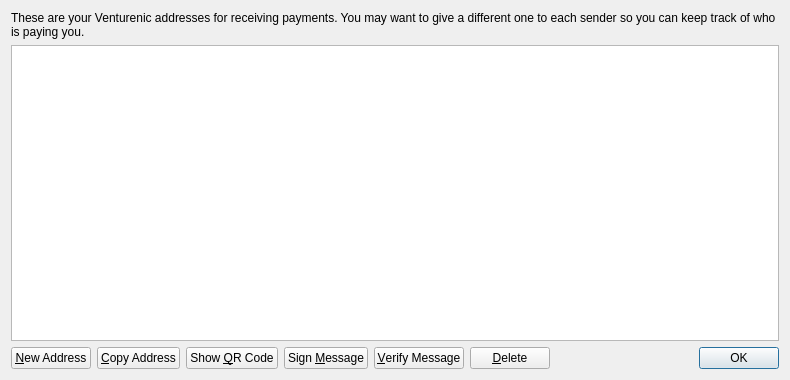
<?xml version="1.0" encoding="UTF-8"?>
<ui version="4.0">
 <class>AddressBookPage</class>
 <widget class="QWidget" name="AddressBookPage">
  <property name="geometry">
   <rect>
    <x>0</x>
    <y>0</y>
    <width>790</width>
    <height>380</height>
   </rect>
  </property>
  <property name="windowTitle">
   <string>Address Book</string>
  </property>
  <layout class="QVBoxLayout" name="verticalLayout">
   <item>
    <widget class="QLabel" name="labelExplanation">
     <property name="text">
      <string>These are your Venturenic addresses for receiving payments. You may want to give a different one to each sender so you can keep track of who is paying you.</string>
     </property>
     <property name="textFormat">
      <enum>Qt::PlainText</enum>
     </property>
     <property name="wordWrap">
      <bool>true</bool>
     </property>
    </widget>
   </item>
   <item>
    <widget class="QTableView" name="tableView">
     <property name="contextMenuPolicy">
      <enum>Qt::CustomContextMenu</enum>
     </property>
     <property name="toolTip">
      <string>Double-click to edit address or label</string>
     </property>
     <property name="tabKeyNavigation">
      <bool>false</bool>
     </property>
     <property name="alternatingRowColors">
      <bool>true</bool>
     </property>
     <property name="selectionMode">
      <enum>QAbstractItemView::SingleSelection</enum>
     </property>
     <property name="selectionBehavior">
      <enum>QAbstractItemView::SelectRows</enum>
     </property>
     <property name="sortingEnabled">
      <bool>true</bool>
     </property>
     <attribute name="verticalHeaderVisible">
      <bool>false</bool>
     </attribute>
    </widget>
   </item>
   <item>
    <layout class="QHBoxLayout" name="horizontalLayout">
     <item>
      <widget class="QPushButton" name="newAddressButton">
       <property name="toolTip">
        <string>Create a new address</string>
       </property>
       <property name="text">
        <string>&amp;New Address</string>
       </property>
       <property name="icon">
        <iconset resource="../bitcoin.qrc">
         <normaloff>:/icons/add</normaloff>:/icons/add</iconset>
       </property>
      </widget>
     </item>
     <item>
      <widget class="QPushButton" name="copyToClipboard">
       <property name="toolTip">
        <string>Copy the currently selected address to the system clipboard</string>
       </property>
       <property name="text">
        <string>&amp;Copy Address</string>
       </property>
       <property name="icon">
        <iconset resource="../bitcoin.qrc">
         <normaloff>:/icons/editcopy</normaloff>:/icons/editcopy</iconset>
       </property>
      </widget>
     </item>
     <item>
      <widget class="QPushButton" name="showQRCode">
       <property name="text">
        <string>Show &amp;QR Code</string>
       </property>
       <property name="icon">
        <iconset resource="../bitcoin.qrc">
         <normaloff>:/icons/qrcode</normaloff>:/icons/qrcode</iconset>
       </property>
      </widget>
     </item>
     <item>
      <widget class="QPushButton" name="signMessage">
       <property name="toolTip">
        <string>Sign a message to prove you own a Venturenic address</string>
       </property>
       <property name="text">
        <string>Sign &amp;Message</string>
       </property>
       <property name="icon">
        <iconset resource="../bitcoin.qrc">
         <normaloff>:/icons/edit</normaloff>:/icons/edit</iconset>
       </property>
      </widget>
     </item>
     <item>
      <widget class="QPushButton" name="verifyMessage">
       <property name="toolTip">
        <string>Verify a message to ensure it was signed with a specified Venturenic address</string>
       </property>
       <property name="text">
        <string>&amp;Verify Message</string>
       </property>
       <property name="icon">
        <iconset resource="../bitcoin.qrc">
         <normaloff>:/icons/transaction_0</normaloff>:/icons/transaction_0</iconset>
       </property>
      </widget>
     </item>
     <item>
      <widget class="QPushButton" name="deleteButton">
       <property name="toolTip">
        <string>Delete the currently selected address from the list</string>
       </property>
       <property name="text">
        <string>&amp;Delete</string>
       </property>
       <property name="icon">
        <iconset resource="../bitcoin.qrc">
         <normaloff>:/icons/remove</normaloff>:/icons/remove</iconset>
       </property>
      </widget>
     </item>
     <item>
      <spacer name="horizontalSpacer">
       <property name="orientation">
        <enum>Qt::Horizontal</enum>
       </property>
       <property name="sizeHint" stdset="0">
        <size>
         <width>40</width>
         <height>20</height>
        </size>
       </property>
      </spacer>
     </item>
     <item>
      <widget class="QDialogButtonBox" name="buttonBox">
       <property name="sizePolicy">
        <sizepolicy hsizetype="Maximum" vsizetype="Fixed">
         <horstretch>0</horstretch>
         <verstretch>0</verstretch>
        </sizepolicy>
       </property>
       <property name="standardButtons">
        <set>QDialogButtonBox::Ok</set>
       </property>
      </widget>
     </item>
    </layout>
   </item>
  </layout>
 </widget>
 <resources>
  <include location="../bitcoin.qrc"/>
 </resources>
 <connections/>
</ui>
